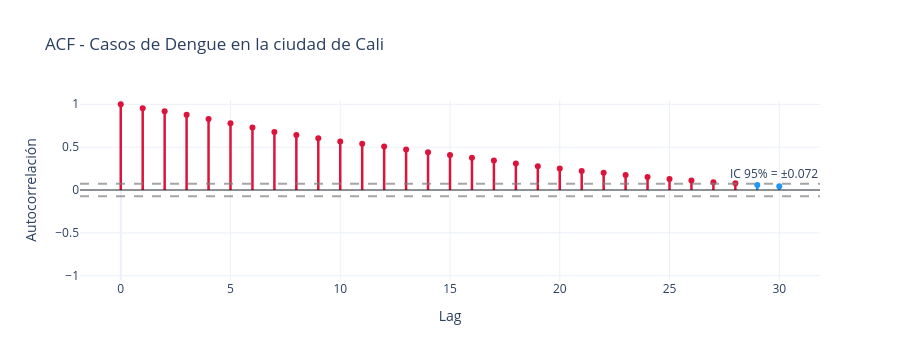

Write notebook code for a chart like this one.
### Markdown cell above
---
## 📈 PARTE 4: Análisis de Autocorrelación (ACF)

La ACF mide cuánto se parece la serie a sí misma en distintos instantes del pasado.
Aquí la usamos para confirmar que la serie tiene estructura temporal predecible.

> 📌 Recordatorio de la **Sesión 2:** la ACF de una serie estacionaria decae rápidamente;
> la de una serie no estacionaria decae lentamente. La ACF que veremos aquí también revelará
> el período estacional de la serie.

### Code cell
def plot_acf_plotly(series, title, n_lags=30, color='#2196F3'):
    """
    ACF interactivo con Plotly.
    Barras en rojo = significativas al 95% (fuera del IC).
    """
    arr = np.asarray(series).astype(float)
    arr = arr[~np.isnan(arr)]
    acf_vals = acf(arr, nlags=n_lags, fft=True)
    ci   = 1.96 / np.sqrt(len(arr))
    lags = np.arange(len(acf_vals))

    fig = go.Figure()
    for lag in lags:
        bar_color = color if abs(acf_vals[lag]) <= ci else 'crimson'
        fig.add_trace(go.Scatter(x=[lag, lag], y=[0, acf_vals[lag]], mode='lines',
                                  line=dict(color=bar_color, width=2.5), showlegend=False))
    fig.add_trace(go.Scatter(x=lags, y=acf_vals, mode='markers', showlegend=False,
                              marker=dict(color=[color if abs(v) <= ci else 'crimson'
                                                 for v in acf_vals], size=6)))
    fig.add_hline(y= ci, line_dash='dash', line_color='gray', opacity=0.7,
                  annotation_text=f'IC 95% = ±{ci:.3f}')
    fig.add_hline(y=-ci, line_dash='dash', line_color='gray', opacity=0.7)
    fig.add_hline(y=0,   line_color='black', line_width=0.8)
    fig.update_layout(title=title, xaxis_title='Lag', yaxis_title='Autocorrelación',
                      height=360, template='plotly_white', yaxis=dict(range=[-1.05, 1.05]))
    return fig

fig_acf = plot_acf_plotly(df.y, 'ACF - Casos de Dengue en la ciudad de Cali', n_lags=30)
fig_acf.show()

### Figure 1 — Plotly figure (JSON) as saved in the notebook; plotly's stock layout.template omitted (floating-point values rounded to 4 significant figures)
{"data": [{"line": {"color": "crimson", "width": 2.5}, "mode": "lines", "showlegend": false, "type": "scatter", "x": [0, 0], "y": [0, 1]}, {"line": {"color": "crimson", "width": 2.5}, "mode": "lines", "showlegend": false, "type": "scatter", "x": [1, 1], "y": [0, 0.9537]}, {"line": {"color": "crimson", "width": 2.5}, "mode": "lines", "showlegend": false, "type": "scatter", "x": [2, 2], "y": [0, 0.9198]}, {"line": {"color": "crimson", "width": 2.5}, "mode": "lines", "showlegend": false, "type": "scatter", "x": [3, 3], "y": [0, 0.878]}, {"line": {"color": "crimson", "width": 2.5}, "mode": "lines", "showlegend": false, "type": "scatter", "x": [4, 4], "y": [0, 0.829]}, {"line": {"color": "crimson", "width": 2.5}, "mode": "lines", "showlegend": false, "type": "scatter", "x": [5, 5], "y": [0, 0.7793]}, {"line": {"color": "crimson", "width": 2.5}, "mode": "lines", "showlegend": false, "type": "scatter", "x": [6, 6], "y": [0, 0.7285]}, {"line": {"color": "crimson", "width": 2.5}, "mode": "lines", "showlegend": false, "type": "scatter", "x": [7, 7], "y": [0, 0.6777]}, {"line": {"color": "crimson", "width": 2.5}, "mode": "lines", "showlegend": false, "type": "scatter", "x": [8, 8], "y": [0, 0.642]}, {"line": {"color": "crimson", "width": 2.5}, "mode": "lines", "showlegend": false, "type": "scatter", "x": [9, 9], "y": [0, 0.6049]}, {"line": {"color": "crimson", "width": 2.5}, "mode": "lines", "showlegend": false, "type": "scatter", "x": [10, 10], "y": [0, 0.5659]}, {"line": {"color": "crimson", "width": 2.5}, "mode": "lines", "showlegend": false, "type": "scatter", "x": [11, 11], "y": [0, 0.5391]}, {"line": {"color": "crimson", "width": 2.5}, "mode": "lines", "showlegend": false, "type": "scatter", "x": [12, 12], "y": [0, 0.5067]}, {"line": {"color": "crimson", "width": 2.5}, "mode": "lines", "showlegend": false, "type": "scatter", "x": [13, 13], "y": [0, 0.4719]}, {"line": {"color": "crimson", "width": 2.5}, "mode": "lines", "showlegend": false, "type": "scatter", "x": [14, 14], "y": [0, 0.4412]}, {"line": {"color": "crimson", "width": 2.5}, "mode": "lines", "showlegend": false, "type": "scatter", "x": [15, 15], "y": [0, 0.4079]}, {"line": {"color": "crimson", "width": 2.5}, "mode": "lines", "showlegend": false, "type": "scatter", "x": [16, 16], "y": [0, 0.3757]}, {"line": {"color": "crimson", "width": 2.5}, "mode": "lines", "showlegend": false, "type": "scatter", "x": [17, 17], "y": [0, 0.3455]}, {"line": {"color": "crimson", "width": 2.5}, "mode": "lines", "showlegend": false, "type": "scatter", "x": [18, 18], "y": [0, 0.3082]}, {"line": {"color": "crimson", "width": 2.5}, "mode": "lines", "showlegend": false, "type": "scatter", "x": [19, 19], "y": [0, 0.2771]}, {"line": {"color": "crimson", "width": 2.5}, "mode": "lines", "showlegend": false, "type": "scatter", "x": [20, 20], "y": [0, 0.2501]}, {"line": {"color": "crimson", "width": 2.5}, "mode": "lines", "showlegend": false, "type": "scatter", "x": [21, 21], "y": [0, 0.2226]}, {"line": {"color": "crimson", "width": 2.5}, "mode": "lines", "showlegend": false, "type": "scatter", "x": [22, 22], "y": [0, 0.2001]}, {"line": {"color": "crimson", "width": 2.5}, "mode": "lines", "showlegend": false, "type": "scatter", "x": [23, 23], "y": [0, 0.1762]}, {"line": {"color": "crimson", "width": 2.5}, "mode": "lines", "showlegend": false, "type": "scatter", "x": [24, 24], "y": [0, 0.153]}, {"line": {"color": "crimson", "width": 2.5}, "mode": "lines", "showlegend": false, "type": "scatter", "x": [25, 25], "y": [0, 0.1289]}, {"line": {"color": "crimson", "width": 2.5}, "mode": "lines", "showlegend": false, "type": "scatter", "x": [26, 26], "y": [0, 0.1112]}, {"line": {"color": "crimson", "width": 2.5}, "mode": "lines", "showlegend": false, "type": "scatter", "x": [27, 27], "y": [0, 0.08957]}, {"line": {"color": "crimson", "width": 2.5}, "mode": "lines", "showlegend": false, "type": "scatter", "x": [28, 28], "y": [0, 0.07759]}, {"line": {"color": "#2196F3", "width": 2.5}, "mode": "lines", "showlegend": false, "type": "scatter", "x": [29, 29], "y": [0, 0.0589]}, {"line": {"color": "#2196F3", "width": 2.5}, "mode": "lines", "showlegend": false, "type": "scatter", "x": [30, 30], "y": [0, 0.04299]}, {"marker": {"color": ["crimson", "crimson", "crimson", "crimson", "crimson", "crimson", "crimson", "crimson", "crimson", "crimson", "crimson", "crimson", "crimson", "crimson", "crimson", "crimson", "crimson", "crimson", "crimson", "crimson", "crimson", "crimson", "crimson", "crimson", "crimson", "crimson", "crimson", "crimson", "crimson", "#2196F3", "#2196F3"], "size": 6}, "mode": "markers", "showlegend": false, "type": "scatter", "x": [0, 1, 2, 3, 4, 5, 6, 7, 8, 9, 10, 11, 12, 13, 14, 15, 16, 17, 18, 19, 20, 21, 22, 23, 24, 25, 26, 27, 28, 29, 30], "y": [1.0, 0.9537, 0.9198, 0.878, 0.829, 0.7793, 0.7285, 0.6777, 0.642, 0.6049, 0.5659, 0.5391, 0.5067, 0.4719, 0.4412, 0.4079, 0.3757, 0.3455, 0.3082, 0.2771, 0.2501, 0.2226, 0.2001, 0.1762, 0.153, 0.1289, 0.1112, 0.08957, 0.07759, 0.0589, 0.04299]}], "layout": {"annotations": [{"showarrow": false, "text": "IC 95% = ±0.072", "x": 1, "xanchor": "right", "xref": "x domain", "y": 0.07186, "yanchor": "bottom", "yref": "y"}], "height": 360, "shapes": [{"line": {"color": "gray", "dash": "dash"}, "opacity": 0.7, "type": "line", "x0": 0, "x1": 1, "xref": "x domain", "y0": 0.07186, "y1": 0.07186, "yref": "y"}, {"line": {"color": "gray", "dash": "dash"}, "opacity": 0.7, "type": "line", "x0": 0, "x1": 1, "xref": "x domain", "y0": -0.07186, "y1": -0.07186, "yref": "y"}, {"line": {"color": "black", "width": 0.8}, "type": "line", "x0": 0, "x1": 1, "xref": "x domain", "y0": 0, "y1": 0, "yref": "y"}], "title": {"text": "ACF - Casos de Dengue en la ciudad de Cali"}, "xaxis": {"title": {"text": "Lag"}}, "yaxis": {"range": [-1.05, 1.05], "title": {"text": "Autocorrelación"}}}}
